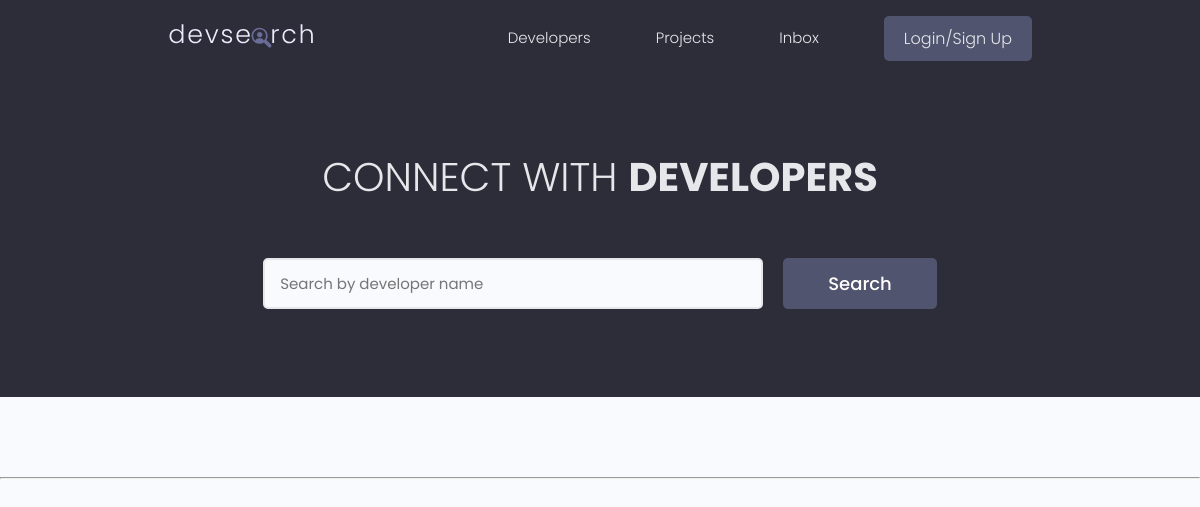
/, run on an earlier commit of the app's database.
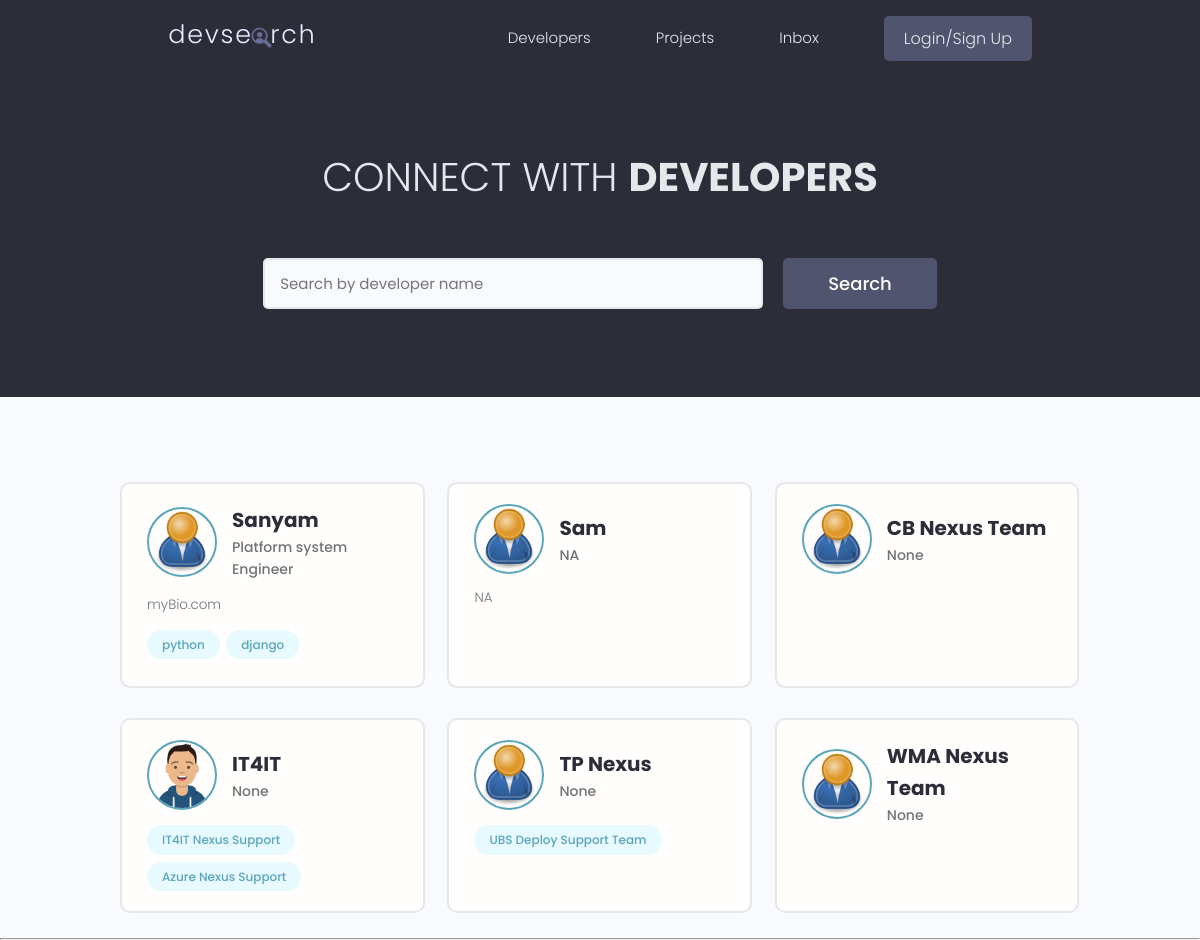
And on a later commit of the database.
### users/models.py (models this page shows, shortened)
class Profile(models.Model):
    user = models.OneToOneField(User, on_delete=models.CASCADE, blank=True, null=True)
    name = models.CharField(max_length=200, blank=True, null=True)
    username = models.CharField(max_length=200, blank=True, null=True)
    location = models.CharField(max_length=200, blank=True, null=True)
    email = models.EmailField(max_length=500, blank=True, null=True)
    short_intro = models.CharField(max_length=500, blank=True, null=True)
    bio = models.TextField(blank=True, null=True)
    profile_image = models.ImageField(null=True, blank=True, upload_to='profiles/', default='profiles/user-default.png')
    social_github = models.CharField(max_length=200, blank=True, null=True)
    social_twitter = models.CharField(max_length=200, blank=True, null=True)
    social_linkedin = models.CharField(max_length=200, blank=True, null=True)
    social_youtube = models.CharField(max_length=200, blank=True, null=True)
    social_website = models.CharField(max_length=200, blank=True, null=True)
    created = models.DateTimeField(auto_now_add=True)
    id = models.UUIDField(default=uuid.uuid4, unique=True, primary_key=True, editable=False)

class Skill(models.Model):
    owner = models.ForeignKey(Profile, on_delete=models.CASCADE, null=True)
    name = models.CharField(max_length=200, blank=True, null=True)
    description = models.TextField(blank=True, null=True)
    created = models.DateTimeField(auto_now_add=True)
    id = models.UUIDField(default=uuid.uuid4, unique=True, primary_key=True, editable=False)
    def __str__(self) -> str:
        return str(self.name)

### users/views.py (the view)
# urls.py: path('', views.profiles, name='profiles'),
def profiles(request):
    profiles = Profile.objects.all()
    context = {'profiles': profiles}
    return render(request, 'users/profiles.html', context)

### users/templates/users/profiles.html (shortened to what this page needs)
{% extends 'mainTemplate.html' %}
{% block content %}
  <main class="home">
    <section class="hero-section text-center">
      <div class="container container--narrow">
        <div class="hero-section__box">
          <h2>CONNECT WITH <span>DEVELOPERS</span></h2>
        </div>
        <div class="hero-section__search">
          <form class="form" action="#" method="get">
            <div class="form__field">
              <input class="input input--text" id="formInput#search" type="text" name="text"
                placeholder="Search by developer name" />
            </div>
            <input class="btn btn--sub btn--lg" type="submit" value="Search" />
          </form>
        </div>
      </div>
    </section>
    <section class="devlist">
      <div class="container">
        <div class="grid grid--three">
        {% for profile in profiles %}
          <div class="column card">
            <div class="dev">
              <a href="{% url 'user-profile' profile.id %}" class="card__body">
                <div class="dev__profile">
                  <img class="avatar avatar--md" src="{{ profile.profile_image.url }}" alt="image" />
                  <div class="dev__meta">
                    <h3>{{profile.name}}</h3>
                    <h5>{{profile.short_intro|slice:"60"}}</h5>
                  </div>
                </div>
                <p class="dev__info">
                  {{profile.bio|slice:"150"}}
                </p>
                <div class="dev__skills">
                  {% for skill in profile.skill_set.all|slice:'5' %}
                  <span class="tag tag--pill tag--main">
                    <small>{{skill}}</small>
                  </span>
                  {% endfor %}
                </div>
              </a>
            </div>
          </div>
        {% endfor %}
        </div>
      </div>
    </section>
  </main>
{% endblock content %}

### templates/mainTemplate.html (shortened to what this page needs)
<!DOCTYPE html>
{% load static %}
<html>
    <head>
        <link rel="stylesheet" href="https://cdn.iconmonstr.com/1.3.0/css/iconmonstr-iconic-font.min.css" />
        <link rel="stylesheet" href="{% static 'uikit/styles/uikit.css' %}" />
        <link rel="stylesheet" href="{% static 'styles/app.css' %}" />
      </head>
<body>
    {% include 'navbarTemplate.html' %}
    {% block content %}
    {% endblock content %}
    <hr>
</body>
</html>

### templates/navbarTemplate.html (shortened to what this page needs)
{% load static %}
  <header class="header">
    <div class="container container--narrow">
      <a href="{% url 'profiles' %}" class="header__logo">
        <img src="{% static 'images/logo.svg' %}" alt="DevSearch Logo" />
      </a>
      <nav class="header__nav">
        <ul class="header__menu">
          <li class="header__menuItem"><a href="{% url 'profiles' %}">Developers</a></li>
          <li class="header__menuItem"><a href="{% url 'projects' %}">Projects</a></li>
          <li class="header__menuItem"><a href="">Inbox</a></li>
          {% if request.user.is_authenticated %}
          <li class="header__menuItem"><a href="{% url 'create-project' %}">Add Project</a></li>
          <li class="header__menuItem"><a href="{% url 'logout' %}" class="btn btn--sub">Logout</a></li>
          <li class="header__menuItem">{{request.user.first_name}}</li>
          {% else %}
          <li class="header__menuItem"><a href="{% url 'login' %}" class="btn btn--sub">Login/Sign Up</a></li>
          {% endif %}
        </ul>
      </nav>
    </div>
  </header>

### static/styles/app.css (style rules this page uses)
:root { --color-sub: #2d2d39; }
.btn--sub { background-color: var(--color-sub-light); }
.card { border: 2px solid var(--color-light); }
img { width: 100%; }
.header { position: sticky; z-index: 111; background-color: var(--color-sub); padding: 1.5rem 0; }
.header > .container { display: flex; justify-content: space-between; align-items: center; }
.header__logo > img { height: 3.8rem; }
.header__nav > ul { display: inline-flex; align-items: center; list-style: none; gap: 6.5rem; }
.header__menuItem > a { color: var(--color-light); font-weight: 300; }
.hero-section { height: 40vh; display: flex; align-items: center; background-color: var(--color-sub); }
.hero-section__box { margin-bottom: 4rem; }
.hero-section__box > h2, .hero-section__box > h2 > span { font-size: 4rem; color: var(--color-light); line-height: 1.3; text-transform: uppercase; }
.hero-section__box > h2 { font-weight: 300; }
.hero-section__box > h2 > span { font-weight: 700; }
.hero-section__search > .form { display: flex; align-items: center; justify-content: center; gap: 2rem; }
.hero-section__search > .form input.input--text { width: 50rem; }
.devlist { margin-top: 8rem; }
.devlist .grid { align-items: stretch; }
.devlist .dev .dev__profile { display: flex; align-items: center; gap: 1.5rem; }
.devlist .dev .dev__meta h3 { color: var(--color-sub); font-size: 2rem; font-weight: 700; }
.devlist .dev .dev__meta h5 { color: var(--color-text); font-size: 1.4rem; font-weight: 500; }
.devlist .dev .dev__info { margin: 1.5rem 0; font-size: 1.35rem; line-height: 1.4; text-align: justify; }

### static/uikit/styles/modules/_variables.css (style rules this page uses)
:root { --color-main: #5aa5b9; --color-main-light: #e6faff; --color-sub: #3f4156; --color-sub-light: #51546e; --color-sub-lighter: #ededfd; --color-text: #737373; --color-gray: #8b8b8b; --color-light: #e5e7eb; --color-light-gray: #767676; --color-bg: #f8fafd; --color-white: #fffefd; --color-white-light: #f3f3f3; --color-success: #359e64; --color-success-bg: #def8e8; --color-error: #fc4b0b; --color-error-bg: #fff2ee; --font-base: 'Poppins', arial, helvetica, 'Segoe UI', roboto, ubuntu, sans-serif; --font-monospace: 'Fira Code', 'Courier New', courier, monospace; --font-regular: 300; --font-medium: 500; --font-bold: 700; --generic-shadow: 1px 1px 5px #00000010; --generic-transition: all 0.3s ease-in-out; }

### static/uikit/styles/modules/_base.css (style rules this page uses)
* { margin: 0; padding: 0; box-sizing: border-box; text-rendering: optimizeLegibility; color: inherit; font-size: inherit; }
html { font-size: 50%; }
@media only screen and (min-width: 480px) { html { font-size: 56.25%; } }
@media only screen and (min-width: 1200px) { html { font-size: 62.5%; } }
body { line-height: 1.6; font-weight: 400; font-size: 1.5rem; color: var(--color-text); background-color: var(--color-bg); min-height: 100vh; }

### static/uikit/styles/modules/_typography.css (style rules this page uses)
* { font-family: var(--font-base); }
h2 { font-size: 3.6rem; font-weight: var(--font-bold); }
h3 { font-size: 3.2rem; font-weight: var(--font-medium); }
h5 { font-size: 2.4rem; font-weight: var(--font-medium); }
h5, h6 { font-weight: var(--font-regular); }
p, span, strong { font-size: 1.6rem; color: var(--color-text); font-weight: var(--font-regular); }
a { padding-bottom: 2px; text-decoration: none; display: inline-block; color: var(--color-main); font-weight: var(--font-medium); }

### static/uikit/styles/modules/_utilities.css (style rules this page uses)
.container { width: 92%; max-width: 165rem; margin: 0 auto; box-sizing: border-box; }
.container--narrow { width: 92%; max-width: 120rem; }
@media screen and (min-width: 1000px) { .container { width: 90%; } }
@media screen and (min-width: 1000px) { .container--narrow { width: 85%; } }
@media screen and (min-width: 1200px) { .container { width: 80%; } }
@media screen and (min-width: 1200px) { .container--narrow { width: 72%; } }
.text-center { text-align: center; }

### static/uikit/styles/modules/_avatar.css (style rules this page uses)
.avatar { border-radius: 50%; border: 2px solid var(--color-main); object-fit: cover; }
.avatar--md { height: 7rem; width: 7rem; }

### static/uikit/styles/modules/_button.css (style rules this page uses)
.btn { display: inline-block; position: relative; cursor: pointer; background-color: var(--color-light); font-weight: var(--font-medium); color: var(--color-sub); text-decoration: none; padding: 1rem 2rem; border-radius: 0.5rem; border: none; width: -webkit-fit-content; width: -moz-fit-content; width: fit-content; height: -webkit-fit-content; height: -moz-fit-content; height: fit-content; font-size: 1.6rem; outline-width: 0; outline-color: transparent; -webkit-backface-visibility: hidden; backface-visibility: hidden; transition: all 0.3s ease-in-out; }
.btn--sub { background-color: var(--color-sub); color: var(--color-white); }
.btn--lg { font-size: 1.8rem; padding: 1.2rem 4.5rem; }

What changed in the data, as far as the page shows it:
added Profile: profile_image (placeholder picture), name "Sanyam", short_intro "Platform system Engineer", bio "myBio.com"
added Skill: name "python", shown under "Sanyam"
added Skill: name "django", shown under "Sanyam"
added Profile: profile_image (placeholder picture), name "Sam", short_intro "NA", bio "NA"
added Profile: profile_image (placeholder picture), name "CB Nexus Team", short_intro "None"
added Profile: profile_image (picture), name "IT4IT", short_intro "None"
added Skill: name "IT4IT Nexus Support", shown under "IT4IT"
added Skill: name "Azure Nexus Support", shown under "IT4IT"
added Profile: profile_image (placeholder picture), name "TP Nexus", short_intro "None"
added Skill: name "UBS Deploy Support Team", shown under "TP Nexus"
added Profile: profile_image (placeholder picture), name "WMA Nexus Team", short_intro "None"
